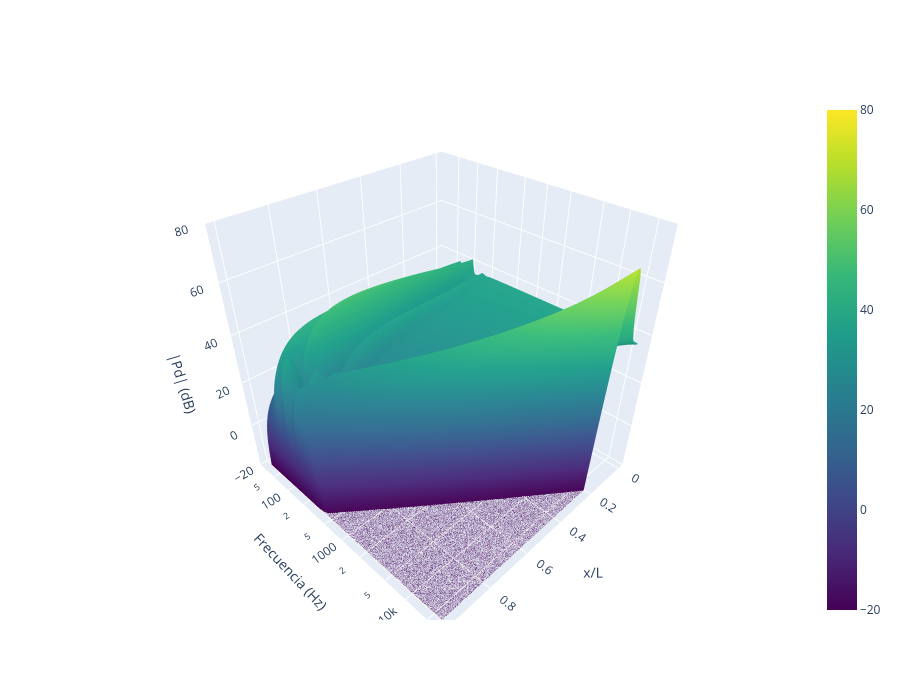

The code cell stored with this chart in its notebook:
### Code cell
import plotly.graph_objects as go

SUELO_DB = -20
superficie_recortada = np.clip(superficie, SUELO_DB, None)

fig = go.Figure(data=[go.Surface(
    z=superficie_recortada,
    x=x_mapa / p.L,
    y=freqs_mapa,
    colorscale='Viridis',
    cmin=SUELO_DB, cmax=80,
    connectgaps=False,          # que no intente rellenar los huecos interpolando
    lighting=dict(ambient=0.9, diffuse=0.3, specular=0.05, roughness=0.9, fresnel=0.05),
    lightposition=dict(x=0, y=0, z=10000),
)])
fig.update_layout(
    scene=dict(
        xaxis_title='x/L',
        yaxis_title='Frecuencia (Hz)',
        yaxis_type='log',
        zaxis_title='|Pd| (dB)',
        zaxis=dict(range=[SUELO_DB, 80]),
    ),
    width=900, height=700,
)
fig.show()

### Figure 1 — Plotly figure (JSON) as saved in the notebook; plotly's stock layout.template omitted (floating-point values rounded to 4 significant figures; data arrays with more than 128 entries replaced by an {"elided": "..."} marker saying what was removed)
{"data": [{"cmax": 80, "cmin": -20, "colorscale": [[0, "#440154"], [0.1111, "#482878"], [0.2222, "#3e4989"], [0.3333, "#31688e"], [0.4444, "#26828e"], [0.5556, "#1f9e89"], [0.6667, "#35b779"], [0.7778, "#6ece58"], [0.8889, "#b5de2b"], [1, "#fde725"]], "connectgaps": false, "lighting": {"ambient": 0.9, "diffuse": 0.3, "fresnel": 0.05, "roughness": 0.9, "specular": 0.05}, "lightposition": {"x": 0, "y": 0, "z": 10000}, "type": "surface", "x": {"elided": "500 float values"}, "y": {"elided": "200 float values"}, "z": {"elided": "200x500 float values"}}], "layout": {"height": 700, "scene": {"xaxis": {"title": {"text": "x/L"}}, "yaxis": {"title": {"text": "Frecuencia (Hz)"}, "type": "log"}, "zaxis": {"range": [-20, 80], "title": {"text": "|Pd| (dB)"}}}, "width": 900}}
